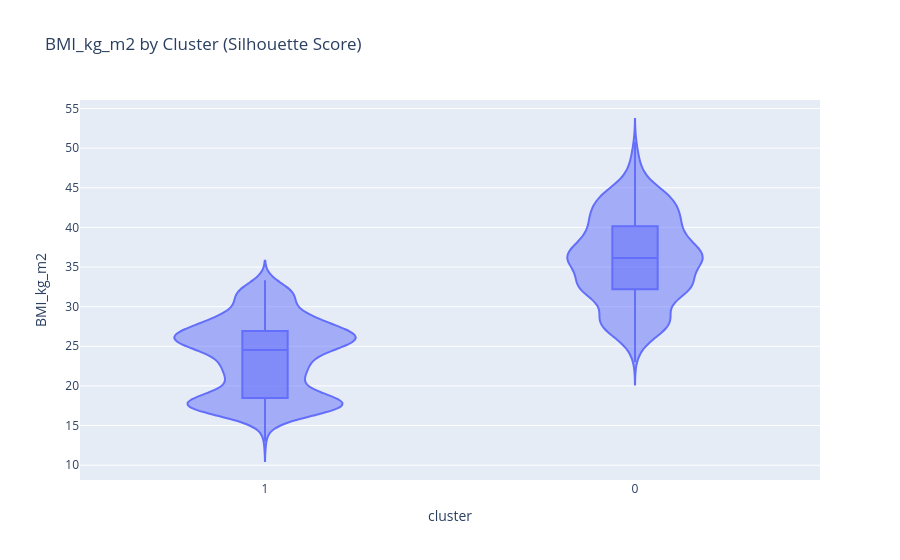

The notebook cell saved with this chart:
### Code cell
px.violin(silhouette, x="cluster", y="BMI_kg_m2", box=True, title="BMI_kg_m2 by Cluster (Silhouette Score)")

### Figure 1 — Plotly figure (JSON) as saved in the notebook; plotly's stock layout.template omitted (floating-point values rounded to 4 significant figures; data arrays with more than 128 entries replaced by an {"elided": "..."} marker saying what was removed)
{"data": [{"alignmentgroup": "True", "box": {"visible": true}, "hovertemplate": "cluster=%{x}<br>BMI_kg_m2=%{y}<extra></extra>", "legendgroup": "", "marker": {"color": "#636efa"}, "name": "", "offsetgroup": "", "orientation": "v", "scalegroup": "True", "showlegend": false, "type": "violin", "x": {"elided": "2110 str values"}, "x0": " ", "xaxis": "x", "y": {"elided": "2110 float values"}, "y0": " ", "yaxis": "y"}], "layout": {"legend": {"tracegroupgap": 0}, "title": {"text": "BMI_kg_m2 by Cluster (Silhouette Score)"}, "violinmode": "group", "xaxis": {"anchor": "y", "domain": [0, 1], "title": {"text": "cluster"}}, "yaxis": {"anchor": "x", "domain": [0, 1], "title": {"text": "BMI_kg_m2"}}}}
